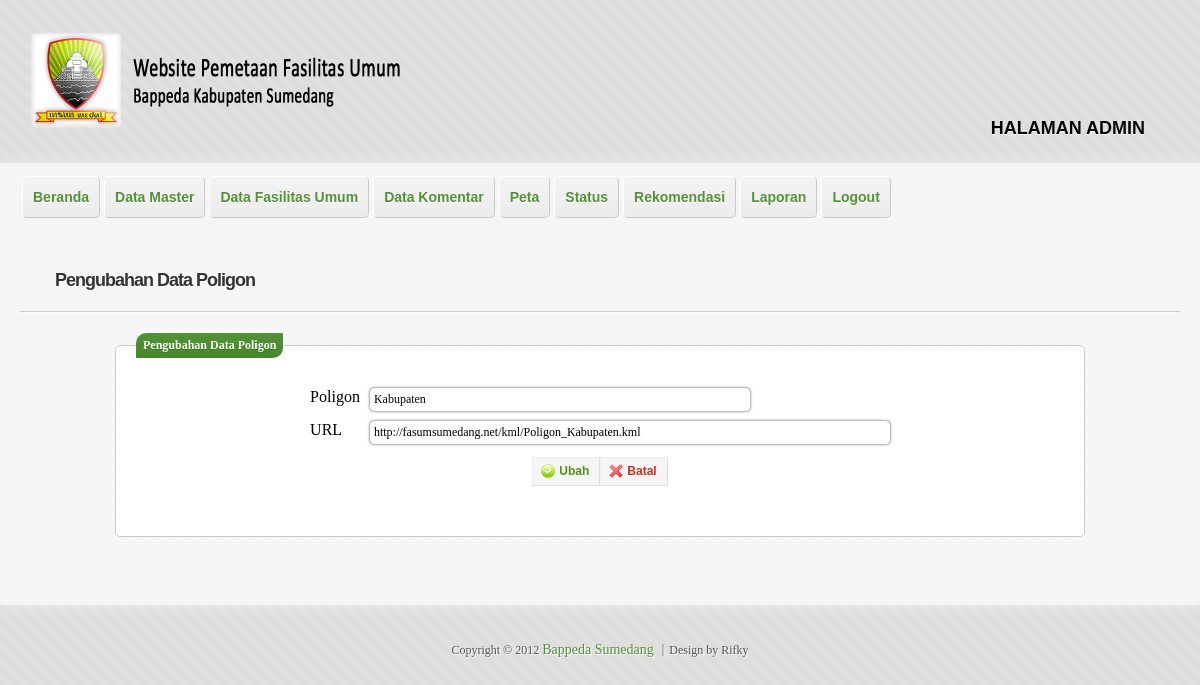
The page /admin/poligon_ubah.php?id_poligon=1 (signed in) on the database its author committed.
### tables this page shows
CREATE TABLE IF NOT EXISTS `poligon` (
  `id_poligon` int(11) NOT NULL AUTO_INCREMENT,
  `nama_poligon` varchar(50) NOT NULL,
  `url` varchar(150) NOT NULL,
  `username` varchar(30) NOT NULL,
  PRIMARY KEY (`id_poligon`),
  KEY `username` (`username`)
);

### admin/poligon_ubah.php (the view, shortened to what this page needs)
<?php
	if(isset($_SESSION['sudahlogin']))
	{
?>
<!doctype html>
<html lang="id">
<head>
	<?php
	include("lib_func.php");
	?>
    <link href="style.css" rel="stylesheet" />
</head>
<body>
<div id="wrapper">
    <header id="header" class="clearfix" role="banner">
    </header>
<div id="main" class="clearfix">
    <nav id="menu" class="clearfix" role="navigation">
    </nav>
    <div id="content" role="main">
        <article class="post">
            <h2 class="entry-title"><a href="#">Pengubahan Data Poligon</a></h2>       <hr />
            <div class="entry-content">
                <?php
	$id_poligon=$_REQUEST['id_poligon'];
	$sql="select * from poligon where id_poligon='$id_poligon'";
	$res=mysql_query($sql);
	if(mysql_num_rows($res)==1){
		$data=mysql_fetch_array($res);
	?>
    <div align="center">
	<form method="post" action="poligon_proses_ubah.php" name="form_ubah_poligon">
		<fieldset>
        <legend>Pengubahan Data Poligon</legend>
        <table cellspacing="10px">
        <tr><td>Poligon</td><td>
        <input type=text name="nama_poligon" value="<?php echo $data['nama_poligon'];?>" size=51 maxlength=50></td></tr>
        <tr><td>URL</td><td>
        <input type=text name="url" value="<?php echo $data['url'];?>" size=71 maxlength=70></td></tr>
        <tr><td colspan="2">
        <div class="buttons" align="center"><button type="submit" value="Simpan" class="positive" onClick="return validasipoligon()">
     <img src="../images/ya.png">Ubah</button><button type="reset" value="Batal" class="negative" onClick="javascript:history.back()">
     <img src="../images/tidak.png">Batal</button></div></td></tr></table>
     </fieldset>
	</form>
    </div>
	<?php
	}
	else {
	?><div class="warning">Data tidak ditemukan!</div>
	<a href="poligon_lihat.php"><center>Kembali ke pengolahan data.</center></a>
	<?php
	}
	?>
            </div>
        </article>
    </div>
</div>
    <footer id="footer" align="center">
    </footer>
</div>
</body>
</html>
<?php
	}
	else
		header("Location: haruslogin.php");
?>

### rows shown on the page
poligon: nama_poligon "Kabupaten", url "http://fasumsumedang.net/kml/Poligon_Kabupaten.kml"
